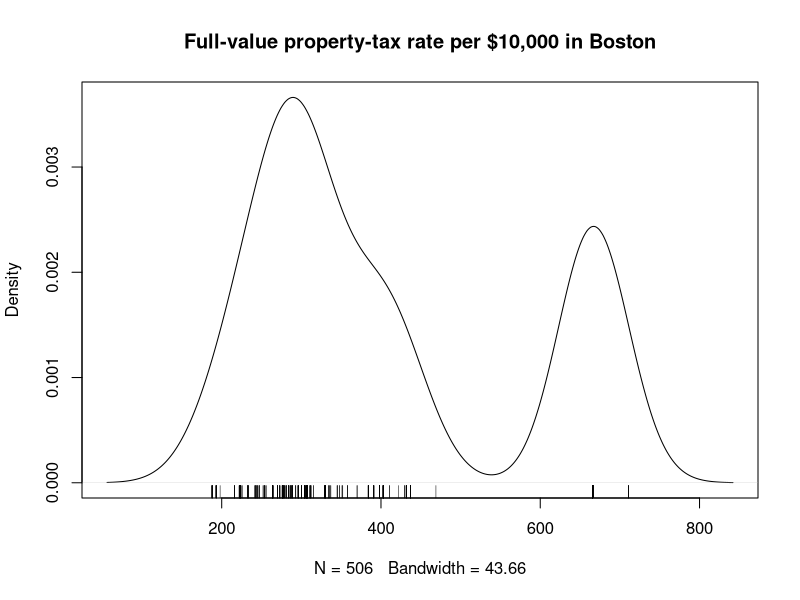
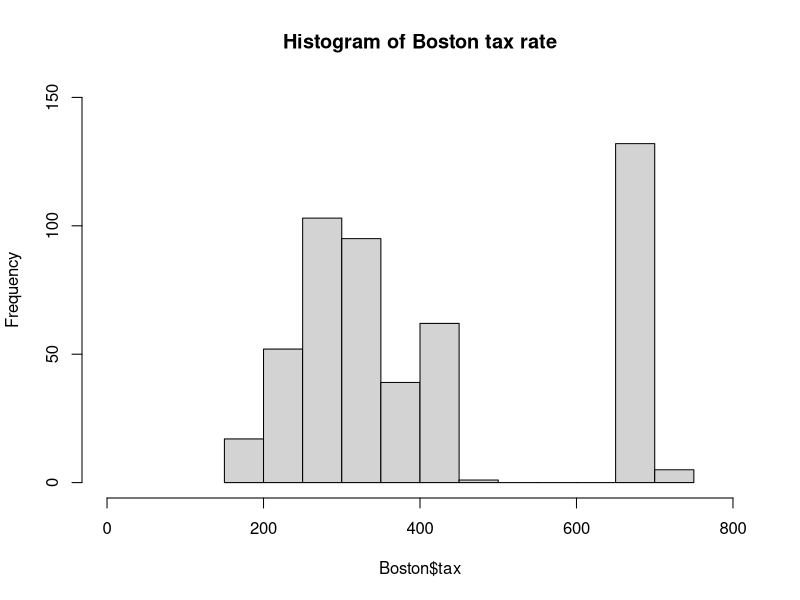
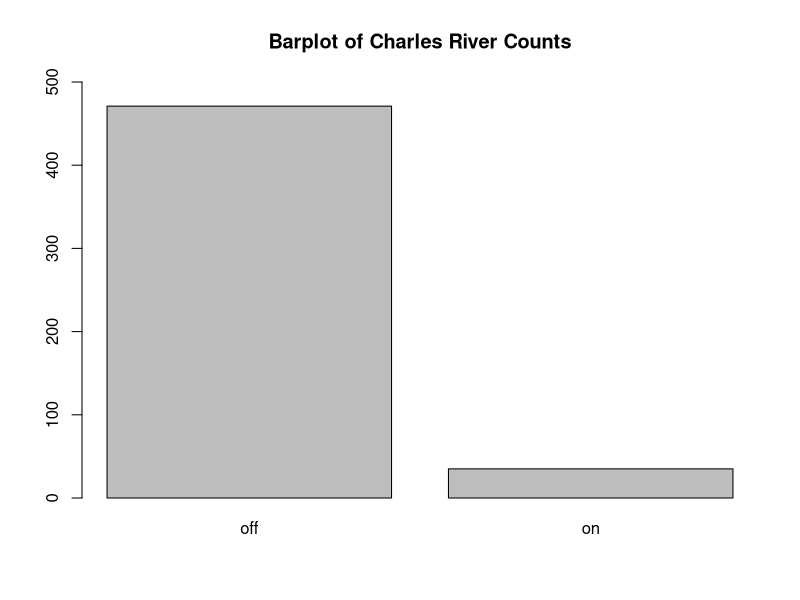
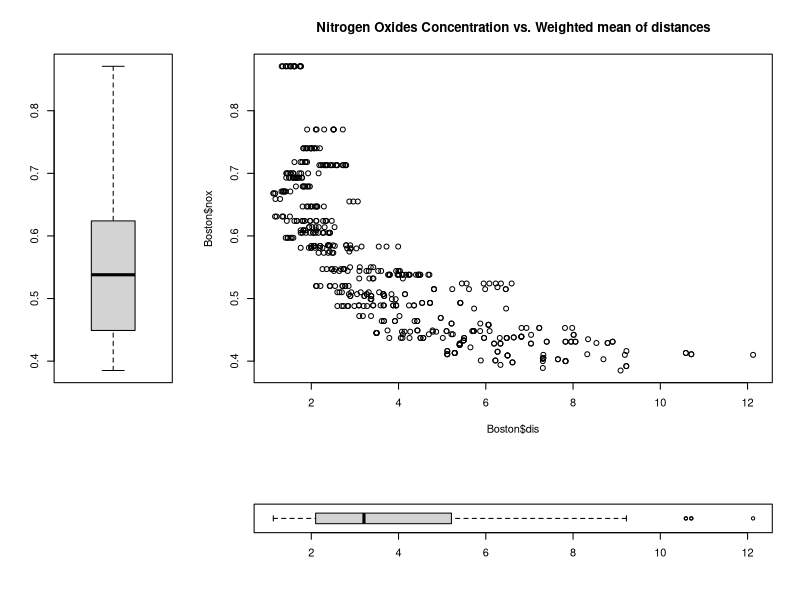
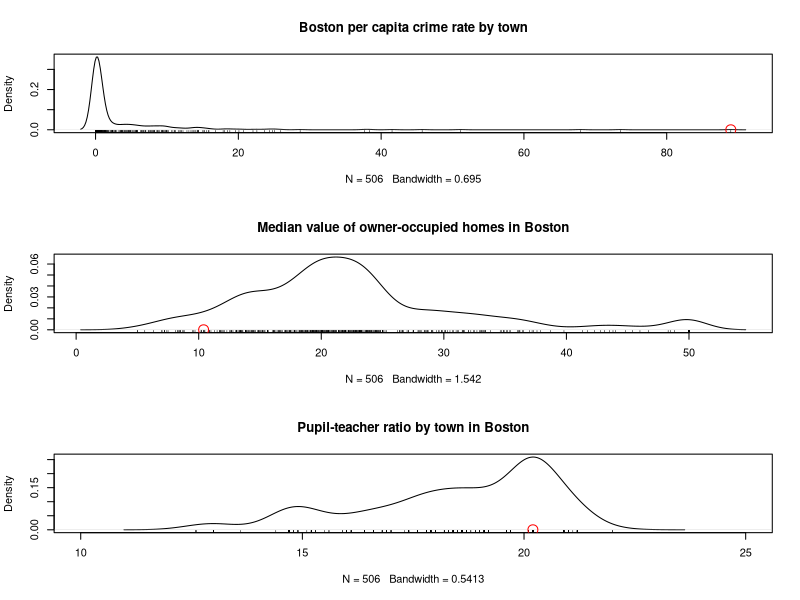

The R source for these figures, in order:
## ---- chunk 1
require("MASS")
## ---- chunk 2
Boston$chas = factor(Boston$chas, levels = c("0" , "1"), labels = c("off", "on"))
Boston$chas
## ---- chunk 3
dim(Boston)
n.rows = dim(Boston)[1]
n.cols = dim(Boston)[2]
cat(sep = "", "rows = ", n.rows, "\n")
cat(sep = "", "columns = ", n.cols, "\n")
## ---- chunk 4
plot(density(Boston$tax), main = "Full-value property-tax rate per $10,000 in Boston")
rug(Boston$tax)
## ---- chunk 5
hist(Boston$tax, freq = TRUE, main = "Histogram of Boston tax rate", xlim = c(0, 800), ylim = c(0, 150))

## ---- chunk 6
max = sum(Boston$tax == max(Boston$tax))
cat(sep = "", "The maximum value ", max(Boston$tax) , " occurs " , max, " times in the graph.", "\n")
second.max = sort(Boston$tax, decreasing = TRUE)[max + 1]
secondmax = sum(Boston$tax == second.max)
cat(sep = "", "The second maximum value ", second.max, " occurs ", secondmax, " times in the graph", "\n")
## ---- chunk 7
barplot(table(Boston$chas), main = "Barplot of Charles River Counts", ylim = c(0, 500))
## ---- chunk 8
river.count = length(which(Boston$chas == "on"))
cat(sep = "", "There are ", river.count, " neighborhoods on the Charles river.", "\n")
## ---- chunk 9

a = matrix(data = c(2,1,1,1,2,1,1,1,2,1,1,1,0,3,3,3), nrow = 4, ncol = 4, byrow = TRUE)
layout(a)
plot(Boston$dis, Boston$nox, xlab = "Boston$dis", ylab = "Boston$nox", main = "Nitrogen Oxides Concentration vs. Weighted mean of distances" )
boxplot(Boston$nox, horizontal = FALSE)
boxplot(Boston$dis, horizontal = TRUE)


## ---- chunk 10
m = matrix(data = c(1,2,3),nrow = 3, ncol = 1, byrow = TRUE)
layout(m)

n = order(Boston$crim)
r = n[length(n)]

plot(density(Boston$crim),  main = "Boston per capita crime rate by town")
rug(Boston$crim)
points(x = max(Boston$crim), y =0, col= "red", type = "p", pch = 1, cex = 2)


plot(density(Boston$medv), main = "Median value of owner-occupied homes in Boston")
rug(Boston$medv)
points(x = Boston$medv[r], y =0, col= "red", type = "p", pch = 1, cex = 2)

plot(density(Boston$ptratio), main = "Pupil-teacher ratio by town in Boston", xlim = c(10, 25))
rug(Boston$ptratio)
points(x = Boston$ptratio[r],y =0, col= "red", type = "p", pch = 1, cex =2)






